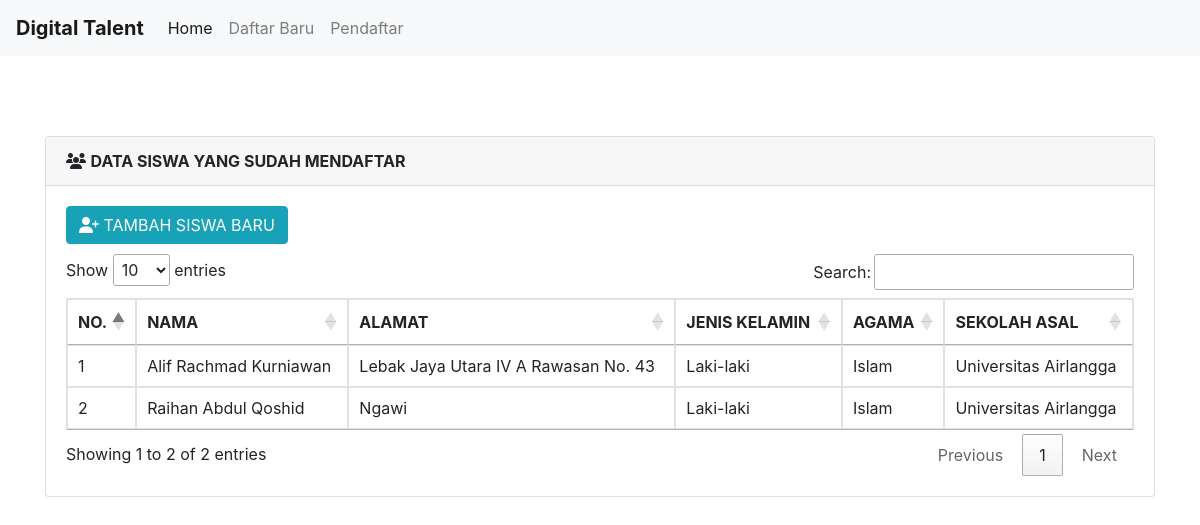
Screenshot of /index.php?page=pendaftar with the database file from the repository.
### tables this page shows
CREATE TABLE `siswa` (
  `id_siswa` int(11) NOT NULL,
  `nama_siswa` varchar(50) NOT NULL,
  `alamat` text NOT NULL,
  `jenis_kelamin` enum('P','L') NOT NULL,
  `agama` varchar(15) NOT NULL,
  `sekolah_asal` varchar(25) NOT NULL
);

### pendaftar.php (the view)
<div class="card">
    <div class="card-header">
    <i class="fa-solid fa-users"></i> <b>DATA SISWA YANG SUDAH MENDAFTAR</b>
    </div>
    <div class="card-body">
        <a href="index.php?page=daftar_baru" class="btn btn-md btn-info" style="margin-bottom: 10px"><i class="fa-solid fa-user-plus"></i> TAMBAH
            SISWA BARU</a>
        <table class="table table-bordered" id="myTable">
            <thead>
                <tr>
                    <th scope="col">NO.</th>
                    <th scope="col">NAMA</th>
                    <th scope="col">ALAMAT</th>
                    <th scope="col">JENIS KELAMIN</th>
                    <th scope="col">AGAMA</th>
                    <th scope="col">SEKOLAH ASAL</th>
                </tr>
            </thead>
            <tbody>
                <?php
                include('koneksi.php');
                $no = 1;
                $query = mysqli_query($koneksi, "SELECT * FROM siswa");
                while ($row = mysqli_fetch_array($query)) {
                    $jenis_kelamin = $row['jenis_kelamin'] == 'P' ? 'Perempuan' : 'Laki-laki';
                    ?>
                    <tr>
                        <td>
                            <?php echo $no++ ?>
                        </td>
                        <td>
                            <?php echo $row['nama_siswa'] ?>
                        </td>
                        <td>
                            <?php echo $row['alamat'] ?>
                        </td>
                        <td>
                            <?php echo $jenis_kelamin ?>
                        </td>
                        <td>
                            <?php echo $row['agama'] ?>
                        </td>
                        <td>
                            <?php echo $row['sekolah_asal'] ?>
                        </td>
                    </tr>
                <?php } ?>
            </tbody>
        </table>
    </div>
</div>

### index.php (shortened to what this page needs)
<!DOCTYPE html>
<html lang="en">
<head>
    <link rel="stylesheet" href="https://stackpath.bootstrapcdn.com/bootstrap/4.4.1/css/bootstrap.min.css">
    <link rel="stylesheet" href="//cdn.datatables.net/1.10.20/css/jquery.dataTables.min.css">
</head>
<body>
    <nav class="navbar navbar-expand-lg navbar-light bg-light">
        <b><a class="navbar-brand" href="#">Digital Talent</a></b>
        <div class="collapse navbar-collapse" id="navbarNav">
            <ul class="navbar-nav">
                <li class="nav-item active">
                    <a class="nav-link" href="index.php?page=home">Home <span class="sr-only">(current)</span></a>
                </li>
                <li class="nav-item">
                    <a class="nav-link" href="index.php?page=daftar_baru">Daftar Baru</a>
                </li>
                <li class="nav-item">
                    <a class="nav-link" href="index.php?page=pendaftar">Pendaftar</a>
                </li>
            </ul>
        </div>
    </nav>
    <div class="container" style="margin-top: 80px">
        <div class="row">
            <div class="col-md-12">
                <?php
                if (isset($_GET['page'])) {
                    $page = $_GET['page'];
                    switch ($page) {
                        case 'pendaftar':
                            include "pendaftar.php";
                            break;
                    }
                } else {
                    include "home.php";
                }
                ?>
            </div>
        </div>
    </div>
</body>
</html>

### rows the page displays
siswa: nama_siswa "Alif Rachmad Kurniawan", alamat "Lebak Jaya Utara IV A Rawasan No. 43", jenis_kelamin "Laki-laki", agama "Islam", sekolah_asal "Universitas Airlangga"
siswa: nama_siswa "Raihan Abdul Qoshid", alamat "Ngawi", jenis_kelamin "Laki-laki", agama "Islam", sekolah_asal "Universitas Airlangga"
